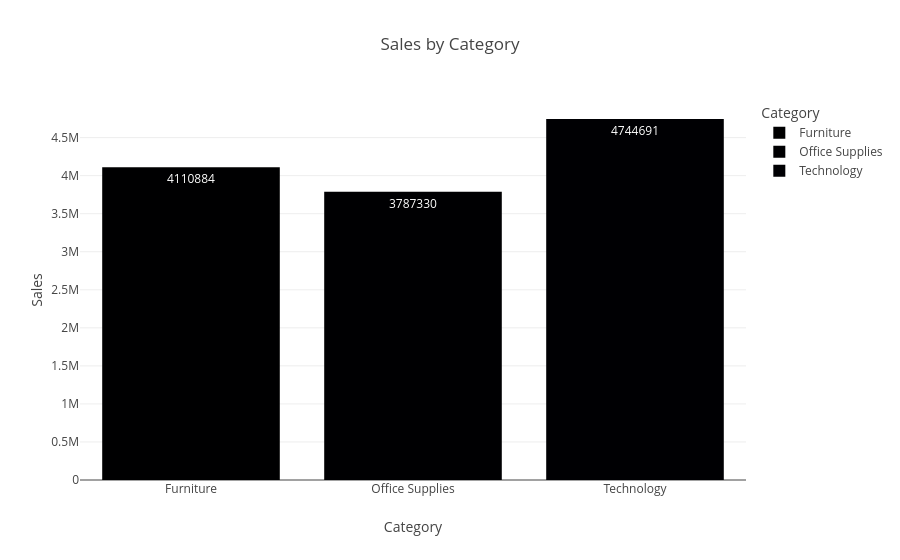
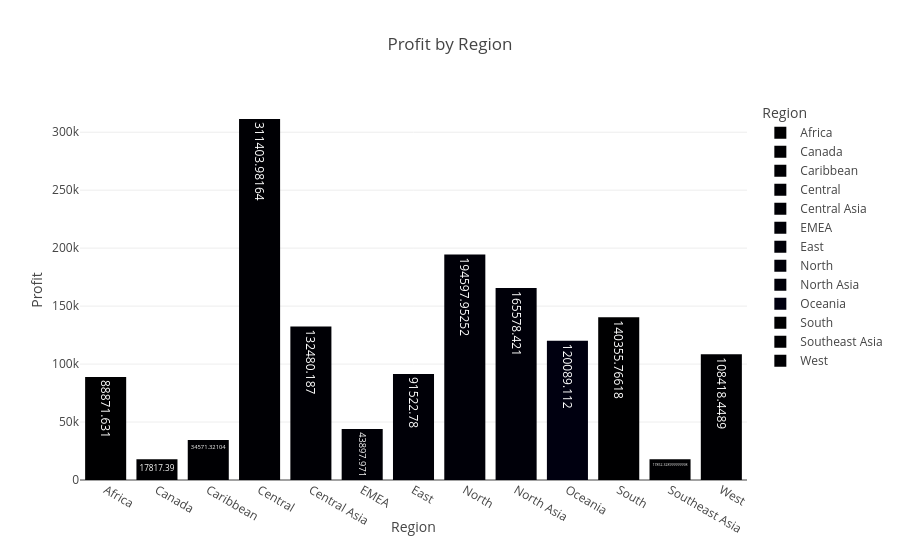
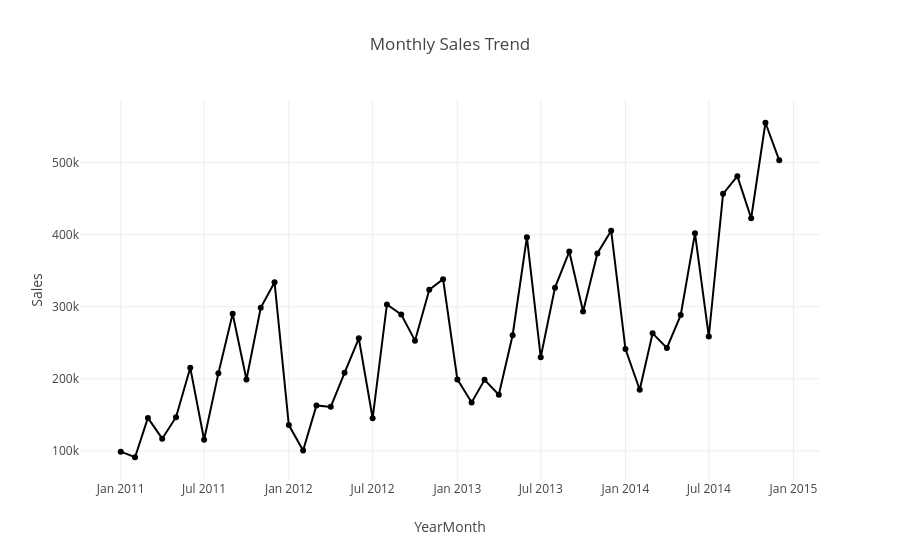
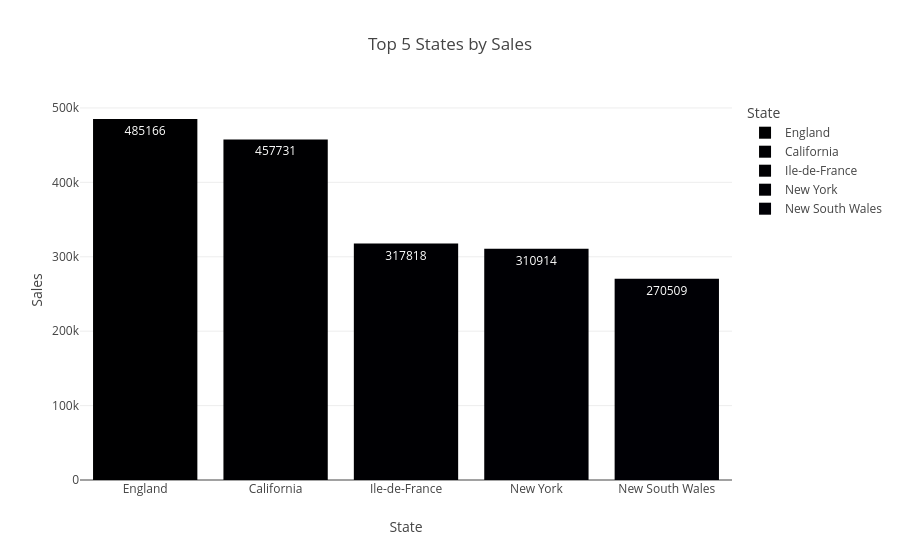

Notebook code cell kept with these figures, in order:
### Code cell
import plotly.express as px

# 1️⃣ Sales by Category
fig_sales_category = px.bar(
    sales_by_category,
    x='Category',
    y='Sales',
    title="Sales by Category",
    text='Sales',
    color='Category'
)
fig_sales_category.show()

# 2️⃣ Profit by Region
fig_profit_region = px.bar(
    profit_by_region,
    x='Region',
    y='Profit',
    title="Profit by Region",
    text='Profit',
    color='Region'
)
fig_profit_region.show()

# 3️⃣ Monthly Sales Trend
fig_monthly_sales = px.line(
    monthly_sales,
    x='YearMonth',
    y='Sales',
    title="Monthly Sales Trend",
    markers=True
)
fig_monthly_sales.show()

# 4️⃣ Top 5 States by Sales
fig_top_states = px.bar(
    top_states,
    x='State',
    y='Sales',
    title="Top 5 States by Sales",
    text='Sales',
    color='State'
)
fig_top_states.show()

### Figure 1 — Plotly figure (JSON) as saved in the notebook; plotly's stock layout.template omitted (floating-point values rounded to 4 significant figures)
{"data": [{"hovertemplate": "Category=%{x}<br>Sales=%{text}<extra></extra>", "legendgroup": "Furniture", "marker": {"color": "#000001", "pattern": {"shape": ""}}, "name": "Furniture", "orientation": "v", "showlegend": true, "text": [4111000.0], "textposition": "auto", "type": "bar", "x": ["Furniture"], "xaxis": "x", "y": [4110884], "yaxis": "y"}, {"hovertemplate": "Category=%{x}<br>Sales=%{text}<extra></extra>", "legendgroup": "Office Supplies", "marker": {"color": "#000002", "pattern": {"shape": ""}}, "name": "Office Supplies", "orientation": "v", "showlegend": true, "text": [3787000.0], "textposition": "auto", "type": "bar", "x": ["Office Supplies"], "xaxis": "x", "y": [3787330], "yaxis": "y"}, {"hovertemplate": "Category=%{x}<br>Sales=%{text}<extra></extra>", "legendgroup": "Technology", "marker": {"color": "#000003", "pattern": {"shape": ""}}, "name": "Technology", "orientation": "v", "showlegend": true, "text": [4745000.0], "textposition": "auto", "type": "bar", "x": ["Technology"], "xaxis": "x", "y": [4744691], "yaxis": "y"}], "layout": {"barmode": "relative", "legend": {"title": {"text": "Category"}, "tracegroupgap": 0}, "title": {"text": "Sales by Category"}, "xaxis": {"anchor": "y", "categoryarray": ["Furniture", "Office Supplies", "Technology"], "categoryorder": "array", "domain": [0, 1], "title": {"text": "Category"}}, "yaxis": {"anchor": "x", "domain": [0, 1], "title": {"text": "Sales"}}}}

### Figure 2 — Plotly figure (JSON) as saved in the notebook; plotly's stock layout.template omitted (floating-point values rounded to 4 significant figures)
{"data": [{"hovertemplate": "Region=%{x}<br>Profit=%{text}<extra></extra>", "legendgroup": "Africa", "marker": {"color": "#000001", "pattern": {"shape": ""}}, "name": "Africa", "orientation": "v", "showlegend": true, "text": [88870.0], "textposition": "auto", "type": "bar", "x": ["Africa"], "xaxis": "x", "y": [88870.0], "yaxis": "y"}, {"hovertemplate": "Region=%{x}<br>Profit=%{text}<extra></extra>", "legendgroup": "Canada", "marker": {"color": "#000002", "pattern": {"shape": ""}}, "name": "Canada", "orientation": "v", "showlegend": true, "text": [17820.0], "textposition": "auto", "type": "bar", "x": ["Canada"], "xaxis": "x", "y": [17820.0], "yaxis": "y"}, {"hovertemplate": "Region=%{x}<br>Profit=%{text}<extra></extra>", "legendgroup": "Caribbean", "marker": {"color": "#000003", "pattern": {"shape": ""}}, "name": "Caribbean", "orientation": "v", "showlegend": true, "text": [34570.0], "textposition": "auto", "type": "bar", "x": ["Caribbean"], "xaxis": "x", "y": [34570.0], "yaxis": "y"}, {"hovertemplate": "Region=%{x}<br>Profit=%{text}<extra></extra>", "legendgroup": "Central", "marker": {"color": "#000004", "pattern": {"shape": ""}}, "name": "Central", "orientation": "v", "showlegend": true, "text": [311400.0], "textposition": "auto", "type": "bar", "x": ["Central"], "xaxis": "x", "y": [311400.0], "yaxis": "y"}, {"hovertemplate": "Region=%{x}<br>Profit=%{text}<extra></extra>", "legendgroup": "Central Asia", "marker": {"color": "#000005", "pattern": {"shape": ""}}, "name": "Central Asia", "orientation": "v", "showlegend": true, "text": [132500.0], "textposition": "auto", "type": "bar", "x": ["Central Asia"], "xaxis": "x", "y": [132500.0], "yaxis": "y"}, {"hovertemplate": "Region=%{x}<br>Profit=%{text}<extra></extra>", "legendgroup": "EMEA", "marker": {"color": "#000006", "pattern": {"shape": ""}}, "name": "EMEA", "orientation": "v", "showlegend": true, "text": [43900.0], "textposition": "auto", "type": "bar", "x": ["EMEA"], "xaxis": "x", "y": [43900.0], "yaxis": "y"}, {"hovertemplate": "Region=%{x}<br>Profit=%{text}<extra></extra>", "legendgroup": "East", "marker": {"color": "#000007", "pattern": {"shape": ""}}, "name": "East", "orientation": "v", "showlegend": true, "text": [91520.0], "textposition": "auto", "type": "bar", "x": ["East"], "xaxis": "x", "y": [91520.0], "yaxis": "y"}, {"hovertemplate": "Region=%{x}<br>Profit=%{text}<extra></extra>", "legendgroup": "North", "marker": {"color": "#000008", "pattern": {"shape": ""}}, "name": "North", "orientation": "v", "showlegend": true, "text": [194600.0], "textposition": "auto", "type": "bar", "x": ["North"], "xaxis": "x", "y": [194600.0], "yaxis": "y"}, {"hovertemplate": "Region=%{x}<br>Profit=%{text}<extra></extra>", "legendgroup": "North Asia", "marker": {"color": "#000009", "pattern": {"shape": ""}}, "name": "North Asia", "orientation": "v", "showlegend": true, "text": [165600.0], "textposition": "auto", "type": "bar", "x": ["North Asia"], "xaxis": "x", "y": [165600.0], "yaxis": "y"}, {"hovertemplate": "Region=%{x}<br>Profit=%{text}<extra></extra>", "legendgroup": "Oceania", "marker": {"color": "#000010", "pattern": {"shape": ""}}, "name": "Oceania", "orientation": "v", "showlegend": true, "text": [120100.0], "textposition": "auto", "type": "bar", "x": ["Oceania"], "xaxis": "x", "y": [120100.0], "yaxis": "y"}, {"hovertemplate": "Region=%{x}<br>Profit=%{text}<extra></extra>", "legendgroup": "South", "marker": {"color": "#000001", "pattern": {"shape": ""}}, "name": "South", "orientation": "v", "showlegend": true, "text": [140400.0], "textposition": "auto", "type": "bar", "x": ["South"], "xaxis": "x", "y": [140400.0], "yaxis": "y"}, {"hovertemplate": "Region=%{x}<br>Profit=%{text}<extra></extra>", "legendgroup": "Southeast Asia", "marker": {"color": "#000002", "pattern": {"shape": ""}}, "name": "Southeast Asia", "orientation": "v", "showlegend": true, "text": [17850.0], "textposition": "auto", "type": "bar", "x": ["Southeast Asia"], "xaxis": "x", "y": [17850.0], "yaxis": "y"}, {"hovertemplate": "Region=%{x}<br>Profit=%{text}<extra></extra>", "legendgroup": "West", "marker": {"color": "#000003", "pattern": {"shape": ""}}, "name": "West", "orientation": "v", "showlegend": true, "text": [108400.0], "textposition": "auto", "type": "bar", "x": ["West"], "xaxis": "x", "y": [108400.0], "yaxis": "y"}], "layout": {"barmode": "relative", "legend": {"title": {"text": "Region"}, "tracegroupgap": 0}, "title": {"text": "Profit by Region"}, "xaxis": {"anchor": "y", "categoryarray": ["Africa", "Canada", "Caribbean", "Central", "Central Asia", "EMEA", "East", "North", "North Asia", "Oceania", "South", "Southeast Asia", "West"], "categoryorder": "array", "domain": [0, 1], "title": {"text": "Region"}}, "yaxis": {"anchor": "x", "domain": [0, 1], "title": {"text": "Profit"}}}}

### Figure 3 — Plotly figure (JSON) as saved in the notebook; plotly's stock layout.template omitted (floating-point values rounded to 4 significant figures)
{"data": [{"hovertemplate": "YearMonth=%{x}<br>Sales=%{y}<extra></extra>", "legendgroup": "", "line": {"color": "#000001", "dash": "solid"}, "marker": {"symbol": "circle"}, "mode": "lines+markers", "name": "", "orientation": "v", "showlegend": false, "type": "scatter", "x": ["2011-01", "2011-02", "2011-03", "2011-04", "2011-05", "2011-06", "2011-07", "2011-08", "2011-09", "2011-10", "2011-11", "2011-12", "2012-01", "2012-02", "2012-03", "2012-04", "2012-05", "2012-06", "2012-07", "2012-08", "2012-09", "2012-10", "2012-11", "2012-12", "2013-01", "2013-02", "2013-03", "2013-04", "2013-05", "2013-06", "2013-07", "2013-08", "2013-09", "2013-10", "2013-11", "2013-12", "2014-01", "2014-02", "2014-03", "2014-04", "2014-05", "2014-06", "2014-07", "2014-08", "2014-09", "2014-10", "2014-11", "2014-12"], "xaxis": "x", "y": [98902, 91152, 145726, 116927, 146762, 215214, 115518, 207570, 290230, 199070, 298499, 333941, 135775, 100521, 163092, 161060, 208370, 256181, 145247, 303158, 289390, 252942, 323512, 338245, 199197, 167247, 198591, 177835, 260525, 396513, 229940, 326491, 376626, 293423, 373996, 405476, 241267, 184848, 263110, 242781, 288404, 401843, 258718, 456633, 481186, 422785, 555312, 503154], "yaxis": "y"}], "layout": {"legend": {"tracegroupgap": 0}, "title": {"text": "Monthly Sales Trend"}, "xaxis": {"anchor": "y", "domain": [0, 1], "title": {"text": "YearMonth"}}, "yaxis": {"anchor": "x", "domain": [0, 1], "title": {"text": "Sales"}}}}

### Figure 4 — Plotly figure (JSON) as saved in the notebook; plotly's stock layout.template omitted (floating-point values rounded to 4 significant figures)
{"data": [{"hovertemplate": "State=%{x}<br>Sales=%{text}<extra></extra>", "legendgroup": "England", "marker": {"color": "#000001", "pattern": {"shape": ""}}, "name": "England", "orientation": "v", "showlegend": true, "text": [485200.0], "textposition": "auto", "type": "bar", "x": ["England"], "xaxis": "x", "y": [485166], "yaxis": "y"}, {"hovertemplate": "State=%{x}<br>Sales=%{text}<extra></extra>", "legendgroup": "California", "marker": {"color": "#000002", "pattern": {"shape": ""}}, "name": "California", "orientation": "v", "showlegend": true, "text": [457700.0], "textposition": "auto", "type": "bar", "x": ["California"], "xaxis": "x", "y": [457731], "yaxis": "y"}, {"hovertemplate": "State=%{x}<br>Sales=%{text}<extra></extra>", "legendgroup": "Ile-de-France", "marker": {"color": "#000003", "pattern": {"shape": ""}}, "name": "Ile-de-France", "orientation": "v", "showlegend": true, "text": [317800.0], "textposition": "auto", "type": "bar", "x": ["Ile-de-France"], "xaxis": "x", "y": [317818], "yaxis": "y"}, {"hovertemplate": "State=%{x}<br>Sales=%{text}<extra></extra>", "legendgroup": "New York", "marker": {"color": "#000004", "pattern": {"shape": ""}}, "name": "New York", "orientation": "v", "showlegend": true, "text": [310900.0], "textposition": "auto", "type": "bar", "x": ["New York"], "xaxis": "x", "y": [310914], "yaxis": "y"}, {"hovertemplate": "State=%{x}<br>Sales=%{text}<extra></extra>", "legendgroup": "New South Wales", "marker": {"color": "#000005", "pattern": {"shape": ""}}, "name": "New South Wales", "orientation": "v", "showlegend": true, "text": [270500.0], "textposition": "auto", "type": "bar", "x": ["New South Wales"], "xaxis": "x", "y": [270509], "yaxis": "y"}], "layout": {"barmode": "relative", "legend": {"title": {"text": "State"}, "tracegroupgap": 0}, "title": {"text": "Top 5 States by Sales"}, "xaxis": {"anchor": "y", "categoryarray": ["England", "California", "Ile-de-France", "New York", "New South Wales"], "categoryorder": "array", "domain": [0, 1], "title": {"text": "State"}}, "yaxis": {"anchor": "x", "domain": [0, 1], "title": {"text": "Sales"}}}}
